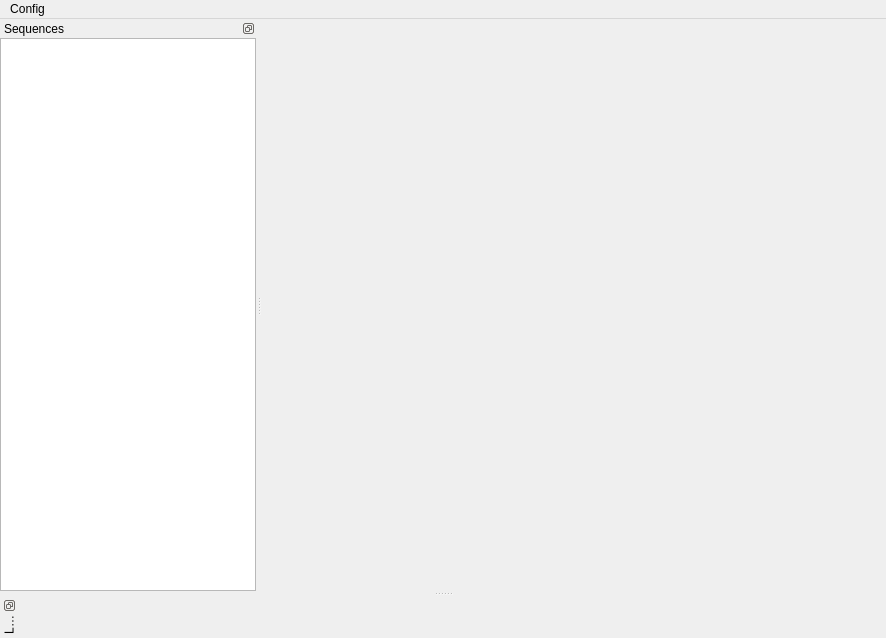
<?xml version="1.0" encoding="UTF-8"?>
<ui version="4.0">
 <class>MainWindow</class>
 <widget class="QMainWindow" name="MainWindow">
  <property name="geometry">
   <rect>
    <x>0</x>
    <y>0</y>
    <width>886</width>
    <height>638</height>
   </rect>
  </property>
  <property name="windowTitle">
   <string>Caqtus</string>
  </property>
  <property name="windowIcon">
   <iconset resource="resources.qrc">
    <normaloff>:/icons/caqtus-logo</normaloff>:/icons/caqtus-logo</iconset>
  </property>
  <property name="dockOptions">
   <set>QMainWindow::AllowTabbedDocks|QMainWindow::AnimatedDocks|QMainWindow::GroupedDragging|QMainWindow::VerticalTabs</set>
  </property>
  <widget class="QWidget" name="centralwidget">
   <layout class="QHBoxLayout" name="horizontalLayout"/>
  </widget>
  <widget class="QMenuBar" name="menubar">
   <property name="geometry">
    <rect>
     <x>0</x>
     <y>0</y>
     <width>886</width>
     <height>21</height>
    </rect>
   </property>
   <widget class="QMenu" name="menuPreferences">
    <property name="title">
     <string>Config</string>
    </property>
    <addaction name="action_edit_config"/>
   </widget>
   <addaction name="menuPreferences"/>
  </widget>
  <widget class="QDockWidget" name="sequences_widget">
   <property name="features">
    <set>QDockWidget::DockWidgetFloatable|QDockWidget::DockWidgetMovable</set>
   </property>
   <property name="allowedAreas">
    <set>Qt::LeftDockWidgetArea</set>
   </property>
   <property name="windowTitle">
    <string>Sequences</string>
   </property>
   <attribute name="dockWidgetArea">
    <number>1</number>
   </attribute>
   <widget class="QWidget" name="dockWidgetContents_7">
    <property name="focusPolicy">
     <enum>Qt::ClickFocus</enum>
    </property>
    <property name="autoFillBackground">
     <bool>false</bool>
    </property>
    <layout class="QVBoxLayout" name="verticalLayout">
     <property name="leftMargin">
      <number>0</number>
     </property>
     <property name="topMargin">
      <number>0</number>
     </property>
     <property name="rightMargin">
      <number>0</number>
     </property>
     <property name="bottomMargin">
      <number>0</number>
     </property>
     <item>
      <widget class="QTreeView" name="sequences_view"/>
     </item>
    </layout>
   </widget>
  </widget>
  <widget class="QDockWidget" name="logs_dock">
   <property name="features">
    <set>QDockWidget::DockWidgetFloatable|QDockWidget::DockWidgetMovable|QDockWidget::DockWidgetVerticalTitleBar</set>
   </property>
   <property name="windowTitle">
    <string>Logs</string>
   </property>
   <attribute name="dockWidgetArea">
    <number>8</number>
   </attribute>
   <widget class="QWidget" name="dockWidgetContents_2"/>
  </widget>
  <action name="action_edit_config">
   <property name="icon">
    <iconset resource="resources.qrc">
     <normaloff>:/icons/gear--pencil</normaloff>:/icons/gear--pencil</iconset>
   </property>
   <property name="text">
    <string>Edit current...</string>
   </property>
  </action>
  <action name="action_start">
   <property name="icon">
    <iconset resource="resources.qrc">
     <normaloff>:/icons/control</normaloff>:/icons/control</iconset>
   </property>
   <property name="text">
    <string>Start</string>
   </property>
  </action>
  <action name="action_stop">
   <property name="icon">
    <iconset resource="resources.qrc">
     <normaloff>:/icons/control-stop</normaloff>:/icons/control-stop</iconset>
   </property>
   <property name="text">
    <string>Stop</string>
   </property>
  </action>
 </widget>
 <resources>
  <include location="resources.qrc"/>
 </resources>
 <connections/>
</ui>
